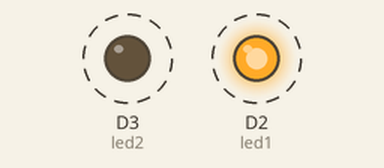
This sketch was run on a simulated ESP8266 (NodeMCU). On the bench: output pins drawn as LEDs (lit = HIGH). Dashed ring = blinking.

Above: at 0.2 s.
Timing chart, 0 to 4.6 s (numbered marks = the images above):
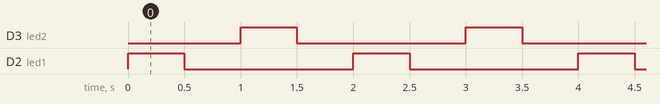

Measured:
- by itself, D3 (led2), D2 (led1): alternates HIGH for 0.50 s and LOW for 1.5 s
- by itself, everything shown: repeats every 2.0 s, in 4 steps

The sketch:

hello_world.ino
```cpp
int led1 = D2;
int led2 = D3;

void setup() {
    pinMode(led1, OUTPUT);
    pinMode(led2, OUTPUT);
    digitalWrite(led1, LOW);
    digitalWrite(led2, LOW);
}

void loop() {
    // digitalWrite(led1, HIGH);
    //delay(1000) //blink for one second
    // delay(3000);

    // digitalWrite(led1, LOW);
    //delay(1000) //blink for one second
    // delay(3000);
    for (int i=0; i<5; i++) {
        digitalWrite(led1, HIGH);
        delay(500);
        digitalWrite(led1, LOW);
        delay(500);

        digitalWrite(led2, HIGH);
        delay(500);
        digitalWrite(led2, LOW);
        delay(500);
    }
}
```
